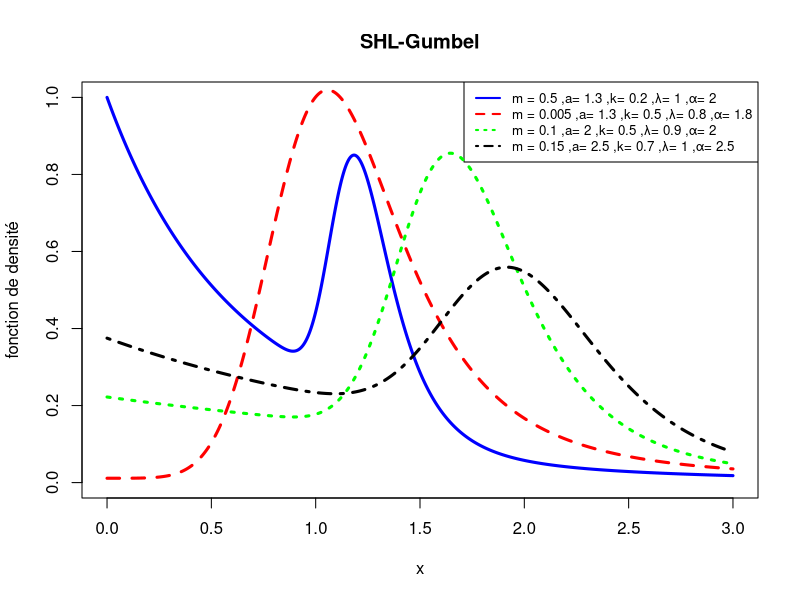
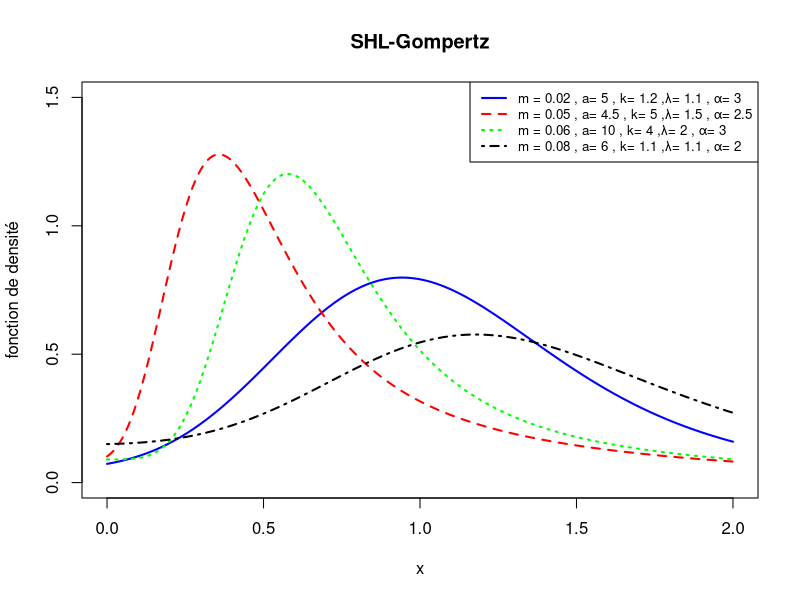
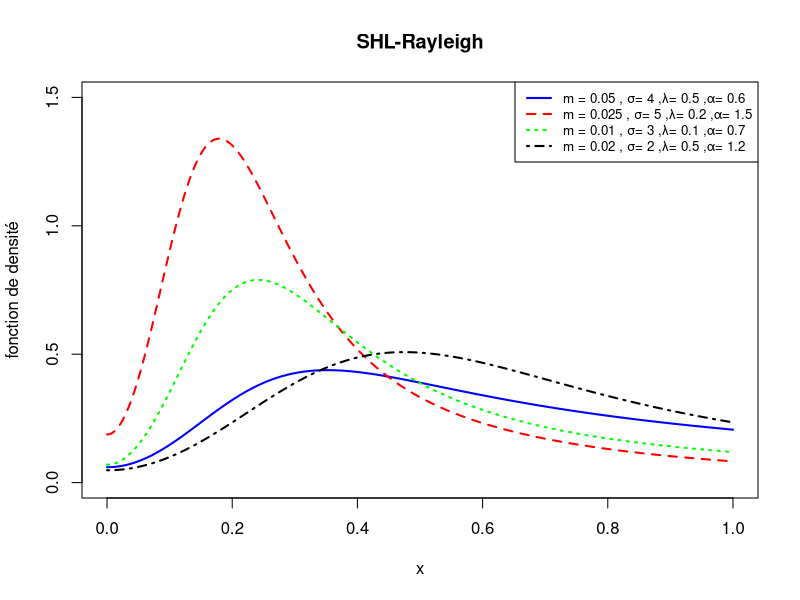
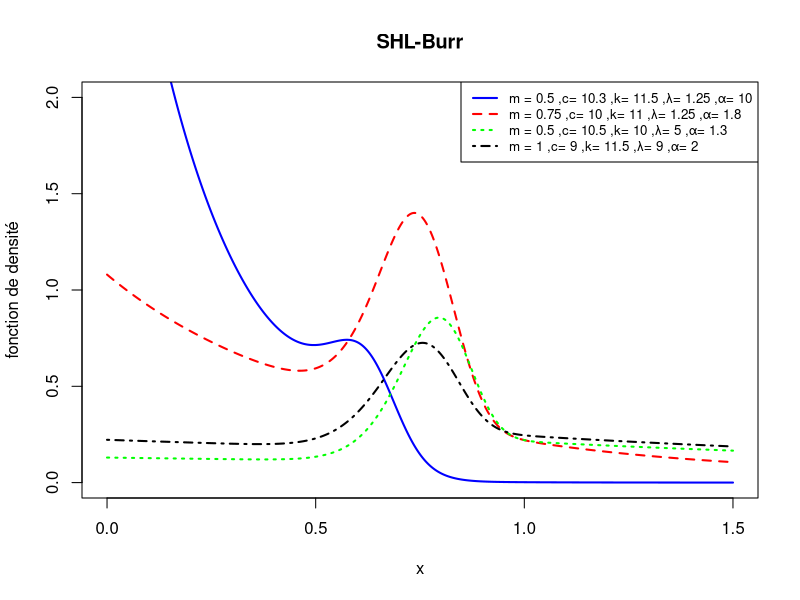

These charts were generated, in order, by the following R code:

#Gumbell

G <- function(x,b,k){
  exp(-exp((b-x)/k))
}

g <- function(x,b,k){
  (1/k)*exp((b-x)/k)*exp(-exp((b-x)/k))
}

cdf <- function(x,alpha, lambda,m,b,k){
  1-(1+x*(G(x,b, k)+m)/lambda)^(-alpha)
}

pdf <- function(x, alpha, lambda, m,b,k){
  (alpha/lambda)*(G(x,b,k)+m+(x*g(x,b,k)))*(1+x*(G(x,b,k)+m)/lambda)^(-alpha-1)
}


a = c(1.3,1.3,2,2.5)
k = c(0.2, 0.5, 0.5, 0.7)
alpha <- c(2,1.8,2,2.5)
lambda <- c(1,0.8,0.9,1)
m <- c(0.5, 0.005, 0.1, 0.15)
x <- seq(0, 3, length.out = 10000)
col = c("blue", "red", "green", "black")
plot(x, y <- pdf(x, alpha[1], lambda[1]  , m[1],a[1],k[1]), type = 'l', col = col[1], ylim = c(0, 1), xlab = "x", ylab = "fonction de densité",lwd=3,main = "SHL-Gumbel")
legend("topright", legend = c(paste("m =", m,",a=",a, ",k=",k, ",\u03BB=", lambda, ",\u03B1=",alpha)), col = c("blue", "red", "green", "black"), lty =c(1,2,3,4), cex = 0.8,lwd = 2)

i=2
y <- pdf(x, alpha[i], lambda[i], m[i],a[i],k[i])
lines(x, y ,lwd=3, col=col[i],lty=2)

y <- pdf(x, alpha[i+1], lambda[i+1], m[i+1],a[i+1],k[i+1])
lines(x, y ,lwd=3, col=col[i+1],lty=3)

y <- pdf(x, alpha[i+2], lambda[i+2], m[i+2],a[i+2],k[i+2])
lines(x, y ,lwd=3, col=col[i+2],lty=4)


#Gompertz avec dérive

G <- function(x,a,k){
  exp(-a*exp(-k*x))
}

g <- function(x,a,k){
  a*k*exp(-k*x)*G(x,a,k)
}

cdf <- function(x,alpha, lambda,m,a,k){
  1-(1+x*(G(x,a, k)+m)/lambda)^(-alpha)
}

pdf <- function(x, alpha, lambda, m,a,k){
  (alpha/lambda)*(G(x,a,k)+m+(x*g(x,a,k)))*(1+x*(G(x,a,k)+m)/lambda)^(-alpha-1)
}


a = c(5,4.5,10,6)
k = c(1.2, 5,4,1.1)
alpha <- c(3, 2.5,3,2)
lambda <- c(1.1,1.5,2,1.1)
m <- c(0.02, 0.05, 0.06, 0.08)
x <- seq(0, 2., length.out = 10000)


col = c("blue", "red", "green", "black")

plot(x, y <- pdf(x, alpha[1], lambda[1]  , m[1],a[1],k[1]), type = 'l', ylim = c(0, 1.5), xlab = "x",main = "SHL-Gompertz",
     ylab = "fonction de densité", col=col[1],lwd=2)


for (i in 2:length(m)){
  y <- pdf(x, alpha[i], lambda[i], m[i],a[i],k[i])
  lines(x, y, col = col[i],lwd=2,lty=i)
}
legend("topright", legend = c(paste("m =",m,", a=",a, ", k=",k, ",\u03BB=", lambda, ", \u03B1=",alpha)), col = c("blue", "red", "green", "black"), 
       lty = c(1,2,3,4), cex = 0.8,lwd=2)


#Loi de Rayleigh

G <- function(x,sigma){
  1-exp(-((x^2)/2*(sigma)^2))
}

g <- function(x, sigma){
  (x/sigma^2)*exp(-((x^2)/2*(sigma)^2))
}

cdf <- function(x, sigma, alpha, lambda, m){
  1-(1+x*(G(x, sigma)+m)/lambda)^(-alpha)
}

pdf <- function(x,sigma, alpha, lambda, m){
  (alpha/lambda)*(G(x,sigma)+m+x*g(x, sigma))*(1+x*(G(x, sigma)+m)/lambda)^(-alpha-1)
}

alpha <- c(0.6,1.5,0.7,1.2)
lambda <- c(0.5,0.2,0.1,0.5)
m <- c( 0.05, 0.025, 0.01, 0.02)
x <- seq(0, 1., length.out = 10000)
sigma = c(4,5,3,2)



plot(x, y <- pdf(x,sigma[1], alpha[1], lambda[1]  , m[1]), type = 'l', ylim = c(0, 1.5), xlab = "x", ylab = "fonction de densité",main = "SHL-Rayleigh",,col= col[1],lwd=2)
legend("topright", legend = c(paste("m =", m,", \u03c3=",sigma, ",\u03BB=", lambda, ",\u03B1=",alpha)), col = c("blue", "red", "green", "black"), lty = c(1,2,3,4),lwd=2, cex = 0.8)

for (i in 2:length(m)){
  y <- pdf(x,sigma[i], alpha[i], lambda[i], m[i])
  lines(x, y, col = col[i],lwd=2,lty=i)
}


#Loi de Burr

G <- function(x,c,k){
  1-(1+x^c)^(-k)
}

g <- function(x, c,k){
  c*k*x^(c-1)/(1+x^c)^(k+1)
}

cdf <- function(x, c,k, alpha, lambda, m){
  1-(1+x*(G(x, c,k)+m)/lambda)^(-alpha)
}

pdf <- function(x,c,k, alpha, lambda, m){
  (alpha/lambda)*(G(x,c,k)+m+x*g(x,c,k))*(1+x*(G(x,c,k)+m)/lambda)^(-alpha-1)
}

alpha <- c(10,1.8,1.3,2)
lambda <- c(1.25,1.25,5,9)
m <- c(0.5, 0.75, 0.5, 1)
x <- seq(0, 1.5, length.out = 10000)
c= c(10.3,10,10.5,9)
k=c(11.5,11,10,11.5)


plot(x, y <- pdf(x,c[i],k[i], alpha[1], lambda[1]  , m[1]), type = 'l', ylim = c(0, 2), xlab = "x",main = "SHL-Burr", ylab = "fonction de densité",col= col[1],lwd=2)
legend("topright", legend = c(paste("m =", m,",c=",c, ",k=",k,",\u03BB=", lambda, ",\u03B1=",alpha)), col = c("blue", "red", "green", "black"), lty = c(1,2,3,4), cex = 0.8,lwd=2)

for (i in 2:length(m)){
  y <- pdf(x,c[i],k[i], alpha[i], lambda[i], m[i])
  lines(x, y, col = col[i],lwd=2,lty=i)
}


